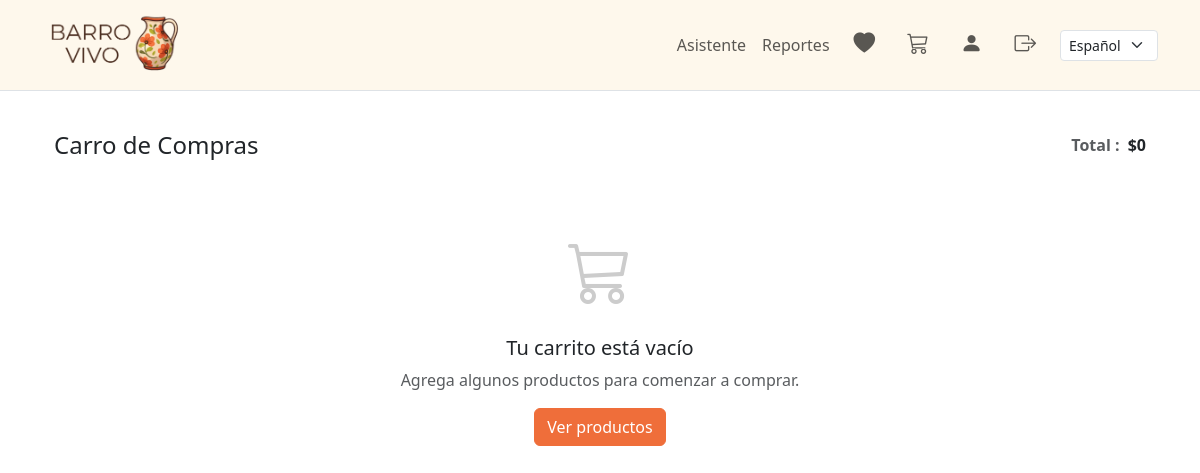
/pedido/carrito/ (signed in), run on an earlier commit of the app's database.
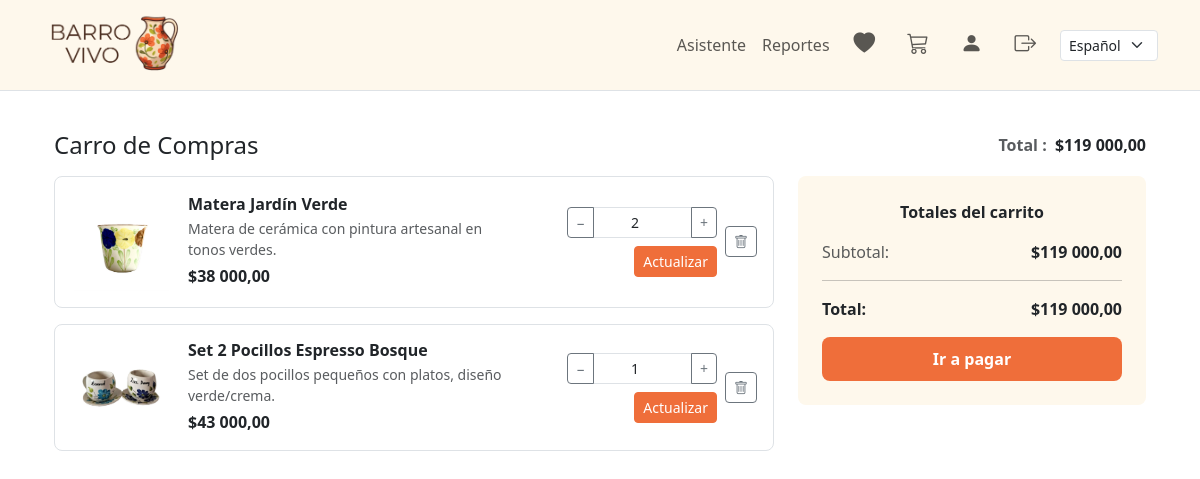
And on a later commit of the database.
### pedido/models.py (models this page shows, shortened)
class ItemCarrito(models.Model):
    carrito = models.ForeignKey(Carrito, on_delete=models.CASCADE, related_name='items')
    producto = models.ForeignKey(Producto, on_delete=models.CASCADE)
    cantidad = models.PositiveIntegerField(default=1)
    fecha_agregado = models.DateTimeField(auto_now_add=True)
    class Meta:
        unique_together = ['carrito', 'producto']
    @property
    def subtotal(self):
        return self.producto.precio * self.cantidad

### producto/models.py (models this page shows, shortened)
class Producto(models.Model):
    nombre = models.CharField(max_length=120, verbose_name="Nombre")
    descripcion = models.TextField(blank=True, verbose_name="Descripción")
    categorias = models.ManyToManyField(Categoria, related_name="productos", blank=True, verbose_name="Categorías")
    precio = models.DecimalField(max_digits=12, decimal_places=2, verbose_name="Precio")
    imagen = models.ImageField(upload_to="productos/", blank=True, null=True, verbose_name="Imagen")
    cantidad_disp = models.PositiveIntegerField(default=0, verbose_name="Cantidad disponible")
    es_activo = models.BooleanField(default=True, verbose_name="Visible")
    creado = models.DateTimeField(auto_now_add=True)
    actualizado = models.DateTimeField(auto_now=True)
    class Meta:
        ordering = ["nombre"]

### pedido/views.py (the view)
# urls.py: path("carrito/", CarritoDetalleView.as_view(), name="carrito"),
class CarritoDetalleView(CarritoMixin, TemplateView):
    template_name = "carrito_detalle.html"
    def get_context_data(self, **kwargs):
        ctx = super().get_context_data(**kwargs)
        carrito = self.get_carrito()
        ctx["carrito"] = carrito
        ctx["items"] = carrito.items.all()
        ctx["total"] = carrito.obtener_total()
        return ctx

### pedido/models.py (called while the page is built)
    def obtener_total(self):
        return sum(item.subtotal for item in self.items.all())

### pedido/views.py (called while the page is built)
    def get_carrito(self):
        carrito, _ = Carrito.objects.get_or_create(usuario=self.request.user)
        return carrito

### pedido/templates/carrito_detalle.html (shortened to what this page needs)
{% extends "base.html" %}
{% load humanize i18n %}
{% block content %}
<div class="container py-3">
  <div class="d-flex align-items-center justify-content-between mb-3">
    <h4 class="mb-0">{% trans "Carro de Compras" %}</h4>
    <div class="fw-semibold">
      <span class="text-muted me-1">{% trans "Total" %} :</span>
      <span>${{ total|intcomma }}</span>
    </div>
  </div>
  {% if items %}
  <div class="row g-4">
    <div class="col-lg-8">
      <div class="p-0">
        {% for item in items %}
        <div class="border rounded-3 px-3 py-3 mb-3">
          <div class="row align-items-center g-3">
            <div class="col-3 col-sm-2">
              {% if item.producto.imagen %}
                <img src="{{ item.producto.imagen.url }}" alt="{{ item.producto.nombre }}" class="img-fluid rounded">
              {% else %}
                <div class="bg-light rounded d-flex align-items-center justify-content-center" style="height:80px;">
                  <span class="text-muted small">{% trans "Sin imagen" %}</span>
                </div>
              {% endif %}
            </div>
            <div class="col-9 col-sm-6">
              <div class="fw-semibold mb-1" style="line-height:1.2">{{ item.producto.nombre }}</div>
              <div class="text-muted small mb-1">{{ item.producto.descripcion|default_if_none:""|truncatewords:14 }}</div>
              <div class="fw-semibold">${{ item.producto.precio|intcomma }}</div>
            </div>
            <div class="col-12 col-sm-4">
              <div class="d-flex justify-content-sm-end align-items-center">
                <form method="post" action="{% url 'pedido:actualizar_cantidad' item.id %}" class="me-2">
                  <div class="input-group input-group-sm" style="max-width: 150px;">
                    <button type="button" class="btn btn-outline-secondary" onclick="cambiarCantidad('{{ item.id }}', -1)">−</button>
                    <input id="cantidad-{{ item.id }}" class="form-control text-center" type="number" name="cantidad" min="1" value="{{ item.cantidad }}">
                    <button type="button" class="btn btn-outline-secondary" onclick="cambiarCantidad('{{ item.id }}', 1)">+</button>
                  </div>
                  <div class="text-end mt-2">
                    <button type="submit" class="btn btn-primary btn-sm">{% trans "Actualizar" %}</button>
                  </div>
                </form>
                <form method="post" action="{% url 'pedido:remover_del_carrito' item.id %}">
                  <button type="submit" class="btn btn-outline-secondary btn-sm" title="Eliminar" onclick="return confirm('¿Eliminar este producto del carrito?')"> <i class="bi bi-trash"></i> </form>
              </div>
            </div>
          </div>
        </div>
        {% endfor %}
      </div>
    </div>
    <div class="col-lg-4">
      <div class="p-4 rounded-3" style="background:#FEF8EC;">
        <div class="fw-semibold text-center mb-3">{% trans "Totales del carrito" %}</div>
        <div class="d-flex justify-content-between mb-2">
          <span class="text-muted">{% trans "Subtotal:" %}</span>
          <span class="fw-semibold">${{ total|intcomma }}</span>
        </div>
        <hr class="my-3">
        <div class="d-flex justify-content-between mb-3">
          <span class="fw-semibold">{% trans "Total:" %}</span>
          <span class="fw-semibold">${{ total|intcomma }}</span>
        </div>
  {% if items %}
<a href="{% url 'pedido:checkout' %}" class="btn btn-bv btn-bv-cta w-100">
  {% trans "Ir a pagar" %}
</a>
  {% endif %}
      </div>
    </div>
  </div>
  {% else %}
  <div class="text-center py-5">
    <i class="bi bi-cart3" style="font-size:4rem; color:#ccc;"></i>
    <h5 class="mt-3">{% trans "Tu carrito está vacío" %}</h5>
    <p class="text-muted">{% trans "Agrega algunos productos para comenzar a comprar." %}</p>
  <a href="{% url 'producto:inicio' %}" class="btn btn-primary">{% trans "Ver productos" %}</a>
  </div>
  {% endif %}
</div>
{% endblock %}

### templates/base.html (shortened to what this page needs)
{% load static i18n %}
<!doctype html>
<html lang="es">
  <head>
    <link href="https://cdn.jsdelivr.net/npm/bootstrap@5.3.3/dist/css/bootstrap.min.css" rel="stylesheet">
    <link href="https://cdn.jsdelivr.net/npm/bootstrap-icons@1.11.3/font/bootstrap-icons.min.css" rel="stylesheet">
    <link rel="stylesheet" href="{% static 'tema.css' %}?v=3">
  </head>
  <body>
    {% block navbar %}
    <nav class="navbar navbar-expand-lg navbar-bv border-bottom">
      <div class="container">
        <a class="navbar-brand d-flex align-items-center gap-2" href="{% url 'usuario:home' %}">
          <img class="logo-bv" src="{{ MEDIA_URL }}logo.png" alt="BARROVIVO">
        </a>
        <div id="navbarMain" class="collapse navbar-collapse">
          <ul class="navbar-nav ms-auto align-items-center">
          <li class="nav-item">
           <a class="nav-link" href="{% url 'usuario:asistente' %}">Asistente</a>
          </li>
            {% if user.is_authenticated and user.is_staff %}
              <li class="nav-item">
                <a class="nav-link" href="{% url 'usuario:reportes_index' %}">Reportes</a>
              </li>
            {% endif %}
            <li class="nav-item">
              <a class="nav-link" href="{% url 'producto:favoritos' %}" title="{% trans 'Me gusta' %}" aria-label="{% trans 'Me gusta' %}">
                <i class="bi bi-heart-fill navbar-icon"></i>
              </a>
            </li>
            <li class="nav-item">
              <a class="nav-link" href="{% url 'pedido:carrito' %}" title="{% trans 'Carrito' %}" aria-label="{% trans 'Carrito' %}">
                <i class="bi bi-cart3 navbar-icon"></i>
              </a>
            </li>
            <li class="nav-item">
              {% if user.is_authenticated %}
                <a class="nav-link" href="{% url 'usuario:perfil' %}" title="{% trans 'Perfil' %}" aria-label="{% trans 'Perfil' %}">
                  <i class="bi bi-person-fill navbar-icon"></i>
                </a>
              {% else %}
                <a class="nav-link" href="{% url 'usuario:login' %}?next={{ request.path }}" title="{% trans 'Inicia sesión' %}" aria-label="{% trans 'Inicia sesión' %}">
                  <i class="bi bi-person-fill navbar-icon"></i>
                </a>
              {% endif %}
            </li>
            {% if user.is_authenticated %}
              <li class="nav-item">
                <form action="{% url 'usuario:logout' %}" method="post" style="display:inline;">
                  <button type="submit" class="btn btn-link nav-link" title="{% trans 'Salir' %}" aria-label="{% trans 'Salir' %}">
                    <i class="bi bi-box-arrow-right navbar-icon"></i>
                  </button>
                </form>
              </li>
            {% endif %}
            <li class="nav-item ms-2">
              <form action="{% url 'set_language' %}" method="post" class="d-inline">
                <select name="language" onchange="this.form.submit()" class="form-select form-select-sm">
                  {% get_current_language as LANGUAGE_CODE %}
                  {% get_available_languages as LANGS %}
                  {% for code, name in LANGS %}
                    <option value="{{ code }}" {% if code == LANGUAGE_CODE %}selected{% endif %}>
                      {{ name }}
                    </option>
                  {% endfor %}
                </select>
              </form>
            </li>
          </ul>
        </div>
      </div>
    </nav>
    {% endblock %}
    {% block main %}
    <main class="container py-4">
      {% block content %}{% endblock %}
    </main>
    {% endblock %}
  </body>
</html>

### static/tema.css (style rules this page uses)
.navbar-bv { background-color: #FEF8EC; }
.navbar-icon { font-size: 1.35rem; line-height: 1; padding: 0 .5rem; }
.navbar-brand .logo-bv { height: 64px; width: auto; }
:root { --mini-bg: #FEF8EC; --hover-bg: #D9D9D9; }
.btn-bv { background-color:#EF6E3A; border-color:#EF6E3A; color:#fff; }
:root { --bs-primary: #EF6E3A; --bs-primary-rgb: 239,110,58; --bs-link-color: #EF6E3A; --bs-link-hover-color: #d55f30; }
.btn-primary { --bs-btn-color:#fff; --bs-btn-bg:#EF6E3A; --bs-btn-border-color:#EF6E3A; --bs-btn-hover-bg:#d55f30; --bs-btn-hover-border-color:#d55f30; --bs-btn-focus-shadow-rgb: var(--bs-primary-rgb); --bs-btn-active-bg:#c9562c; --bs-btn-active-border-color:#c9562c; }
.btn-bv { background: #EF6E3A; color: white; border: none; padding: 10px 20px; border-radius: 8px; transition: 0.3s; }
.btn-bv-cta { font-weight: 600; display: inline-flex; align-items: center; justify-content: center; gap: 6px; }

What changed in the data, as far as the page shows it:
added ItemCarrito: producto.imagen (picture), producto.nombre "Matera Jardín Verde", producto.descripcion "Matera de cerámica con pintura artesanal en tonos verdes.", producto.precio "38 000,00", cantidad "2"
added ItemCarrito: producto.imagen (picture), producto.nombre "Set 2 Pocillos Espresso Bosque", producto.descripcion "Set de dos pocillos pequeños con platos, diseño verde/crema.", producto.precio "43 000,00", cantidad "1"
Also different on the page:
{{ total|intcomma }}: "0" → "119 000,00"
{{ total|intcomma }}: (not shown) → "119 000,00"
text no longer shown: "Tu carrito está vacío Agrega algunos productos para comenzar a comprar. Ver productos"
text now shown: "Totales del carrito Subtotal: $ Total: $ Ir a pagar"
